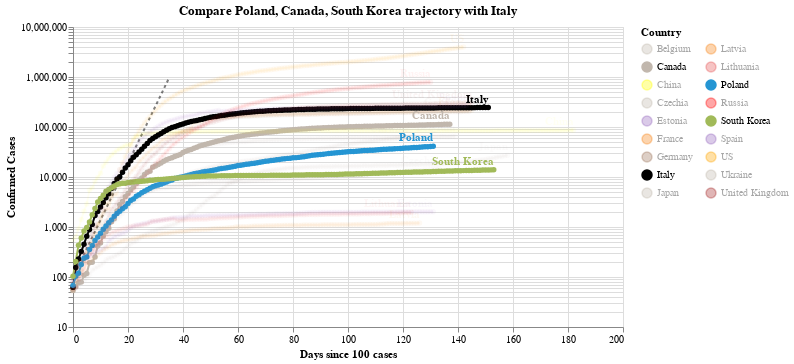

The notebook cell saved with this chart:
### Code cell
#hide_input
chart3 = make_since_chart(dff2, ['Poland', 'Canada', 'South Korea'], baseline_countries)
chart3

### Figure 1 — Vega-Lite specification as saved in the notebook (floating-point values rounded to 4 significant figures; data arrays with more than 128 entries replaced by an {"elided": "..."} marker saying what was removed)
{"config": {"view": {"continuousWidth": 400, "continuousHeight": 300}}, "layer": [{"data": {"name": "data-628230001892d6798b50651be41d1b3e"}, "mark": {"type": "line", "color": "black", "opacity": 0.5, "strokeDash": [3, 3]}, "encoding": {"x": {"type": "quantitative", "field": "Days since 100 cases"}, "y": {"type": "quantitative", "field": "Confirmed Cases"}}}, {"data": {"name": "data-65087d987bf2dc64f1a6ee7a93fd09e6"}, "mark": {"type": "line", "point": true}, "encoding": {"color": {"type": "nominal", "field": "Country", "legend": {"columns": 2}, "scale": {"domain": ["Belgium", "Canada", "China", "Czechia", "Estonia", "France", "Germany", "Italy", "Japan", "Latvia", "Lithuania", "Poland", "Russia", "South Korea", "Spain", "US", "Ukraine", "United Kingdom"], "range": ["#C1B7AD", "#C1B7AD", "yellow", "#C1B7AD", "#9467bd", "#F58518", "#9D755D", "black", "#C1B7AD", "#F58518", "#E45756", "#2495D3", "red", "#A1BA59", "#9467bd", "orange", "#C1B7AD", "brown"]}}, "opacity": {"condition": {"value": 1, "selection": "selector006"}, "value": 0.05}, "tooltip": [{"type": "nominal", "field": "Country"}, {"type": "temporal", "field": "Date"}, {"type": "quantitative", "field": "Confirmed Cases"}, {"type": "quantitative", "field": "Days since 100 cases"}], "x": {"type": "quantitative", "field": "Days since 100 cases"}, "y": {"type": "quantitative", "field": "Confirmed Cases", "scale": {"type": "log"}}}, "selection": {"selector006": {"type": "multi", "fields": ["Country"], "bind": "legend", "init": [{"Country": "Poland"}, {"Country": "Canada"}, {"Country": "South Korea"}, {"Country": "Italy"}]}}, "width": 550}, {"data": {"name": "data-65087d987bf2dc64f1a6ee7a93fd09e6"}, "mark": {"type": "text", "align": "right", "dy": -8, "fontWeight": "bold"}, "encoding": {"color": {"type": "nominal", "field": "Country", "legend": {"columns": 2}, "scale": {"domain": ["Belgium", "Canada", "China", "Czechia", "Estonia", "France", "Germany", "Italy", "Japan", "Latvia", "Lithuania", "Poland", "Russia", "South Korea", "Spain", "US", "Ukraine", "United Kingdom"], "range": ["#C1B7AD", "#C1B7AD", "yellow", "#C1B7AD", "#9467bd", "#F58518", "#9D755D", "black", "#C1B7AD", "#F58518", "#E45756", "#2495D3", "red", "#A1BA59", "#9467bd", "orange", "#C1B7AD", "brown"]}}, "opacity": {"condition": {"value": 1, "selection": "selector006"}, "value": 0.05}, "text": {"type": "nominal", "field": "Country"}, "tooltip": [{"type": "nominal", "field": "Country"}, {"type": "temporal", "field": "Date"}, {"type": "quantitative", "field": "Confirmed Cases"}, {"type": "quantitative", "field": "Days since 100 cases"}], "x": {"type": "quantitative", "field": "Days since 100 cases"}, "y": {"type": "quantitative", "field": "Confirmed Cases", "scale": {"type": "log"}}}, "transform": [{"filter": "(datum['Date'] >= 1595376000000)"}], "width": 550}], "title": "Compare Poland, Canada, South Korea trajectory with Italy", "$schema": "https://vega.github.io/schema/vega-lite/v4.0.2.json", "datasets": {"data-628230001892d6798b50651be41d1b3e": [{"Days since 100 cases": 0, "Confirmed Cases": 100.0}, {"Days since 100 cases": 1, "Confirmed Cases": 130.0}, {"Days since 100 cases": 2, "Confirmed Cases": 169.0}, {"Days since 100 cases": 3, "Confirmed Cases": 219.7}, {"Days since 100 cases": 4, "Confirmed Cases": 285.6}, {"Days since 100 cases": 5, "Confirmed Cases": 371.3}, {"Days since 100 cases": 6, "Confirmed Cases": 482.7}, {"Days since 100 cases": 7, "Confirmed Cases": 627.5}, {"Days since 100 cases": 8, "Confirmed Cases": 815.7}, {"Days since 100 cases": 9, "Confirmed Cases": 1060.0}, {"Days since 100 cases": 10, "Confirmed Cases": 1379.0}, {"Days since 100 cases": 11, "Confirmed Cases": 1792.0}, {"Days since 100 cases": 12, "Confirmed Cases": 2330.0}, {"Days since 100 cases": 13, "Confirmed Cases": 3029.0}, {"Days since 100 cases": 14, "Confirmed Cases": 3937.0}, {"Days since 100 cases": 15, "Confirmed Cases": 5119.0}, {"Days since 100 cases": 16, "Confirmed Cases": 6654.0}, {"Days since 100 cases": 17, "Confirmed Cases": 8650.0}, {"Days since 100 cases": 18, "Confirmed Cases": 11250.0}, {"Days since 100 cases": 19, "Confirmed Cases": 14620.0}, {"Days since 100 cases": 20, "Confirmed Cases": 19000.0}, {"Days since 100 cases": 21, "Confirmed Cases": 24710.0}, {"Days since 100 cases": 22, "Confirmed Cases": 32120.0}, {"Days since 100 cases": 23, "Confirmed Cases": 41750.0}, {"Days since 100 cases": 24, "Confirmed Cases": 54280.0}, {"Days since 100 cases": 25, "Confirmed Cases": 70560.0}, {"Days since 100 cases": 26, "Confirmed Cases": 91730.0}, {"Days since 100 cases": 27, "Confirmed Cases": 119300.0}, {"Days since 100 cases": 28, "Confirmed Cases": 155000.0}, {"Days since 100 cases": 29, "Confirmed Cases": 201500.0}, {"Days since 100 cases": 30, "Confirmed Cases": 262000.0}, {"Days since 100 cases": 31, "Confirmed Cases": 340600.0}, {"Days since 100 cases": 32, "Confirmed Cases": 442800.0}, {"Days since 100 cases": 33, "Confirmed Cases": 575600.0}, {"Days since 100 cases": 34, "Confirmed Cases": 748300.0}, {"Days since 100 cases": 35, "Confirmed Cases": 972800.0}], "data-65087d987bf2dc64f1a6ee7a93fd09e6": {"elided": "2553 records"}}}
